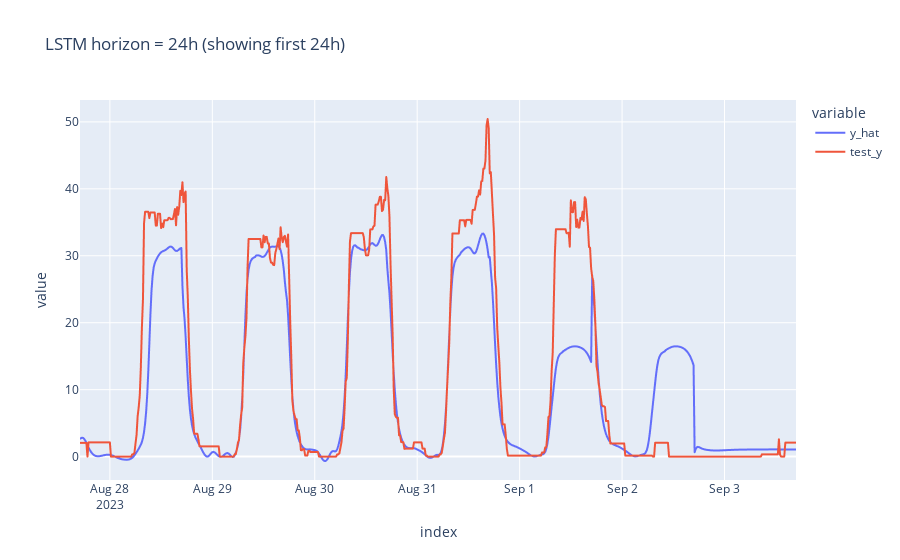

The notebook cell this image was saved under:
### Code cell
viz_horizon_h = 24
horizon_h = int(data_opt['n_timesteps']/4)

idx = pd.date_range(y_hat.index[0],periods=int(168/viz_horizon_h),freq=f'{viz_horizon_h}h')

out1_tplus = [f'out1(t+{t})' for t in range(4*viz_horizon_h)]

y_hat_flat = y_hat[out1_tplus].loc[idx].values.flatten()

test_y_flat = test_y[out1_tplus].loc[idx].values.flatten()

pd.DataFrame({'y_hat':y_hat_flat,'test_y':test_y_flat},
            index=pd.date_range(idx[0],periods=len(y_hat_flat),freq='15min'))\
                .plot(title=f'LSTM horizon = {horizon_h}h (showing first {viz_horizon_h}h)')

### Figure 1 — Plotly figure (JSON) as saved in the notebook; plotly's stock layout.template omitted (floating-point values rounded to 4 significant figures; data arrays with more than 128 entries replaced by an {"elided": "..."} marker saying what was removed)
{"data": [{"hovertemplate": "variable=y_hat<br>index=%{x}<br>value=%{y}<extra></extra>", "legendgroup": "y_hat", "line": {"color": "#636efa", "dash": "solid"}, "marker": {"symbol": "circle"}, "mode": "lines", "name": "y_hat", "showlegend": true, "type": "scattergl", "x": {"elided": "672 str values"}, "xaxis": "x", "y": {"elided": "672 float values"}, "yaxis": "y"}, {"hovertemplate": "variable=test_y<br>index=%{x}<br>value=%{y}<extra></extra>", "legendgroup": "test_y", "line": {"color": "#EF553B", "dash": "solid"}, "marker": {"symbol": "circle"}, "mode": "lines", "name": "test_y", "showlegend": true, "type": "scattergl", "x": {"elided": "672 str values"}, "xaxis": "x", "y": {"elided": "672 float values"}, "yaxis": "y"}], "layout": {"legend": {"title": {"text": "variable"}, "tracegroupgap": 0}, "title": {"text": "LSTM horizon = 24h (showing first 24h)"}, "xaxis": {"anchor": "y", "domain": [0, 1], "title": {"text": "index"}}, "yaxis": {"anchor": "x", "domain": [0, 1], "title": {"text": "value"}}}}
